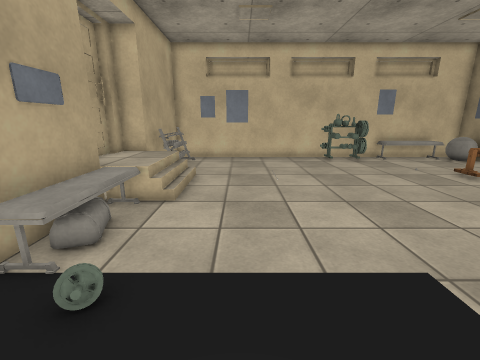
View 1 (above)

12 first-person views from a walk through a 3-D level made in the Unity game engine. The camera is 1.3 m above the floor, tilts 14° down and sees 90° across. The floor is counted in squares, 0.5 m on a side. Each view is taken from the middle of a square. On the plan, view 1 faces up. The plan holds only what a view shows up to about 17 squares ahead; the rest is blank. The place goes on beyond the plan. Some animated figures are left out. Some surface patterns are stand-ins.

View 2
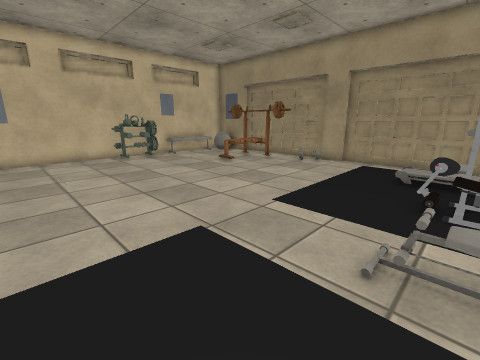

View 3
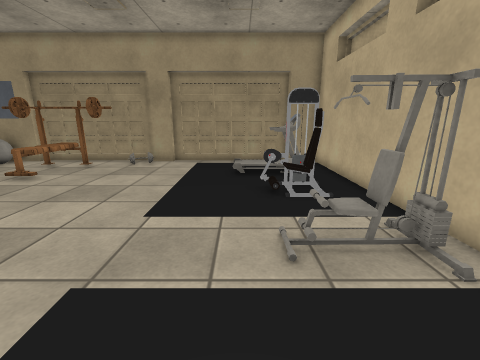

View 4
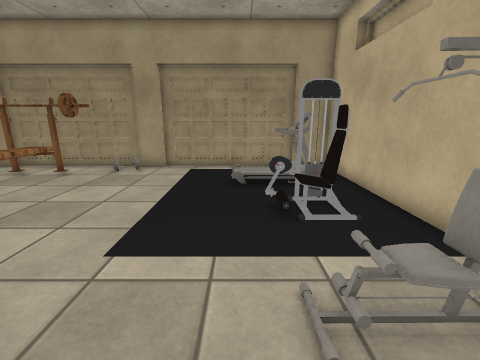

View 5
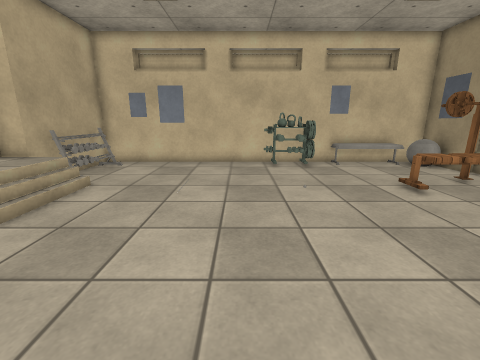

View 6
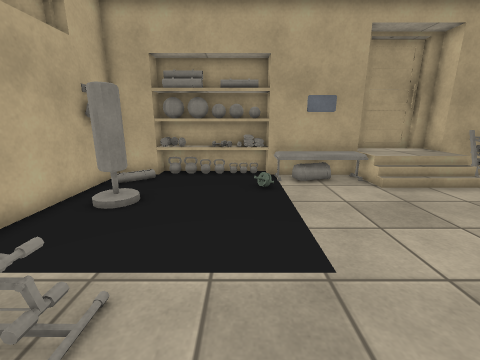

View 7
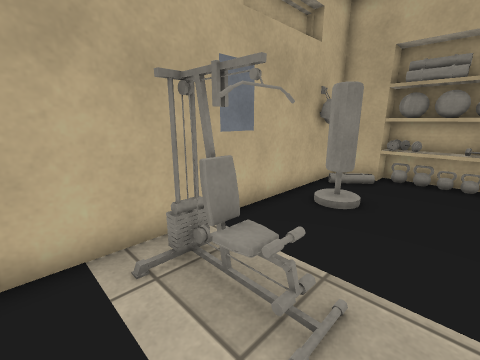

View 8
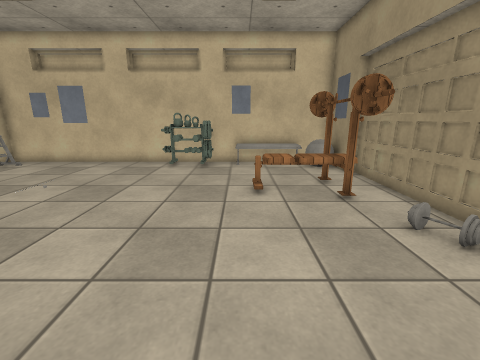

View 9
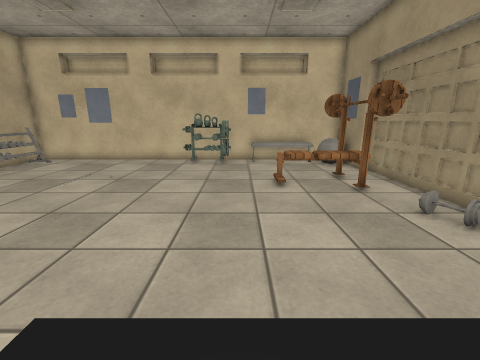

View 10
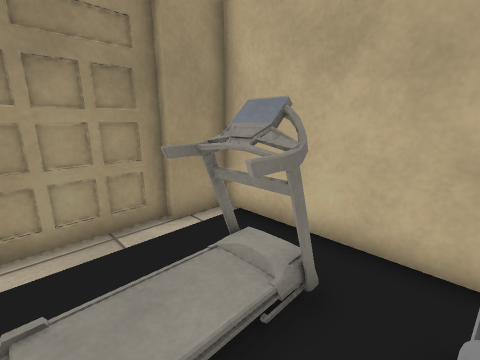

View 11
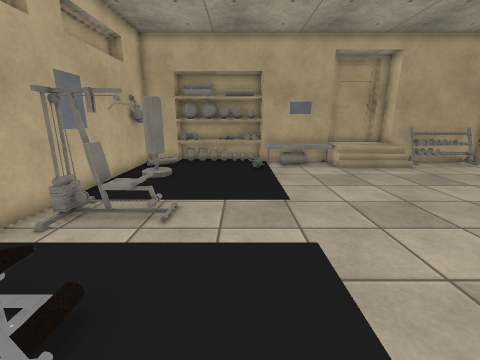

View 12
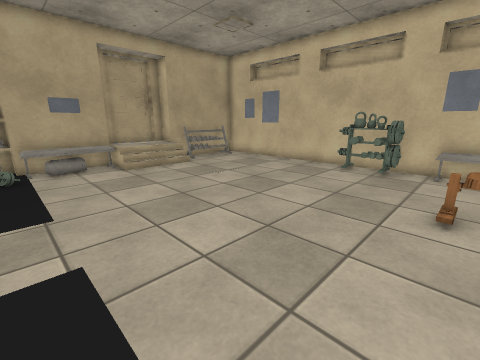

### Floor plan
Key: @ floor where view 1 was taken; # wall or solid block; x gap in a wall; . main floor; : floor 0.25 m higher than the main floor; = window, fence, low wall or low ledge; ^ raised ledge; v drop or lower ground; R rack; B bench; T thing the floor can be seen under or through; O other object.
Columns run from 6 left of view 1 to 16 right of it. Each row starts with its distance up from view 1.
 17  #############R########
 16  #=#........OOO.====^O#
 15  #^=................==#
 14  #^=................B #
 13  #^=...............BB.#
 12  ##=...............BB.#
 11 # OO.............BBBB.#
 10 #OOO..............BBB.#
  9 #OOO...............BB.#
  8 ##OO................B.#
  7  #^^.......==.........#
  6  #O^..................#
  5  #^^..................#
  4  #^^..................#
  3  # .:.................#
  2  # ...................#
  1   #...............::..#
  0  # ...@.........v.:...#
 -1  # .......=T...OO###..#
 -2  #=..#:...=T..OOO###..#
 -3  ###.x....TT..........#
 -4   #####################

Where each view was taken, in squares from view 1:
view 1: 0 up, 0 right, facing up
view 2: 1 down, 0 right, facing up-right
view 3: 1 up, 0 right, facing right
view 4: 1 up, 2 right, facing right
view 5: 2 up, 4 right, facing up
view 6: 2 up, 7 right, facing left
view 7: 1 up, 7 right, facing down-left
view 8: 2 up, 10 right, facing up
view 9: 1 up, 9 right, facing up
view 10: 1 up, 10 right, facing down-right
view 11: 2 up, 11 right, facing left
view 12: 3 up, 11 right, facing up-left
